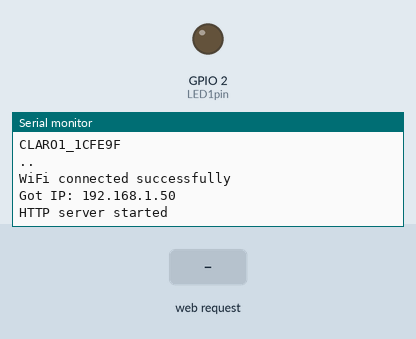
Bench run of a sketch on a simulated ESP32. Parts: output pins drawn as LEDs (lit = HIGH), the last lines printed to the serial monitor. The test bench sets the inputs (shaded band). WiFi joins after 1.5 s; servers stay silent unless stated.

Above: at 3.3 s.
3.4 s: HTTP request GET / received
At 3.9 s:
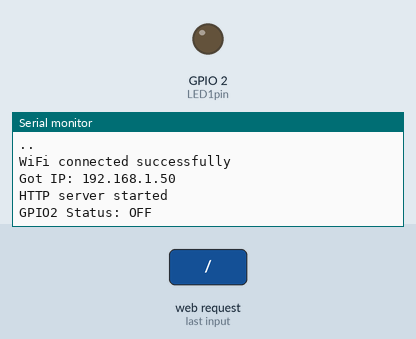
4.9 s: HTTP request GET /led1on received
At 6.2 s:
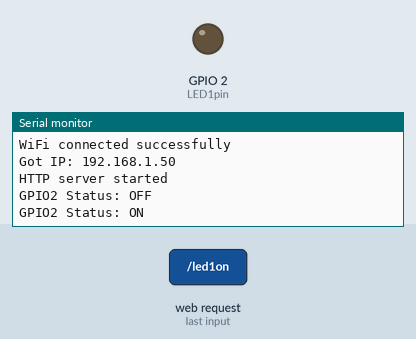

Measured:
- after the input at 3.4 s, the serial monitor: prints a new line at once (image 1)
- after the input at 4.9 s, the serial monitor: prints a new line at once (image 2)

The sketch:

Esp32_PF_18117.ino
```cpp
//Larry Paul Fuentes
#include <WiFi.h>
#include <WebServer.h>
#include <SPIFFS.h>


const char* ssid = "CLARO1_1CFE9F";
const char* password ="485f7wvKFq";
WebServer server(80);  // Object of WebServer(HTTP port, 80 is default)

int parqueo = 0;
int parqueolibre = 1;
int parqueo2libre = 1;
int parqueo3libre =1;
int parqueo4libre = 1;

uint8_t LED1pin = 2;
bool LED1status = LOW;

//********************************
// Configuración
//********************************
void setup() {
  Serial.begin(115200);
  Serial2.begin(115200, SERIAL_8N1, 16, 17);

  while (!Serial);
  while (!Serial2);

  Serial.println("Try Connecting to ");
  Serial.println(ssid);

  pinMode(LED1pin, OUTPUT);

  // Connect to your wi-fi modem
  WiFi.begin(ssid, password);

  // Check wi-fi is connected to wi-fi network
  while (WiFi.status() != WL_CONNECTED) {
    delay(1000);
    Serial.print(".");
  }
  Serial.println("");
  Serial.println("WiFi connected successfully");
  Serial.print("Got IP: ");
  Serial.println(WiFi.localIP());  //Show ESP32 IP on serial

  server.on("/", handle_OnConnect); // Directamente desde e.g. 192.168.0.8
  server.on("/led1on", handle_led1on);
  server.on("/led1off", handle_led1off);

  server.onNotFound(handle_NotFound);

  server.begin();
  Serial.println("HTTP server started");
  delay(100);
}


void loop() {

  server.handleClient();

  if (Serial2.available() > 0) {
    parqueo = Serial2.read();
  }

  if (parqueo == 97) {
    parqueolibre = 0;
  }


  if (parqueo == 99) {
    parqueo2libre = 0;
  }

    if (parqueo == 101){
    parqueo3libre = 0;
  }

  if (parqueo == 103) {
    parqueo4libre = 0;
  }

  if (parqueo == 98) {
    parqueolibre = 1;
  }


  if (parqueo == 100) {
    parqueo2libre = 1;
  }

  if (parqueo == 102) {
    parqueo3libre = 1;
  }


  if (parqueo == 104) {
    parqueo4libre = 1;
  }


}


void handle_OnConnect() {
  LED1status = LOW;
  Serial.println("GPIO2 Status: OFF");
  server.send(200, "text/html", SendHTML(LED1status));
}


void handle_led1on() {
  LED1status = HIGH;
  Serial.println("GPIO2 Status: ON");
  server.send(200, "text/html", SendHTML(LED1status));
}


void handle_led1off() {
  LED1status = LOW;
  Serial.println("GPIO2 Status: OFF");
  server.send(200, "text/html", SendHTML(LED1status));
}


String SendHTML(uint8_t led1stat) {
  String ptr = "<!DOCTYPE html> <html>\n";
  ptr += "<head><meta name=\"viewport\" content=\"width=device-width, initial-scale=1.0, user-scalable=no\">\n";
  ptr += "<title>Proyecto 4</title>\n";
  ptr += "<body bgcolor=#dddddd>";
  ptr += "<style>html { font-family: Helvetica; display: inline-block; margin: 0px auto; text-align: center;}\n";
  ptr += "body {margin-top: 50px;} h1 {color: #FFFFFF;margin: 50px auto 30px;}  h4 {color: #FFFFFF;margin: 15px;} h3 {color: #FFFFFF;margin-bottom: 15px;}\n";
  ptr += "table {";
  ptr += "  font-family: Helvetica, sans-serif;";
  ptr += "  border-collapse: collapse;";
  ptr += "  width: 100%;";
  ptr += "  margin: 50px auto 30px;";
  ptr += "  text-align: left;";
  ptr += "}";
  ptr += "td, th {";
  ptr += " border: 1px solid #101010;";
  ptr += " text-align: center;";
  ptr += " padding: 8px;  ";
  ptr += "  background-color: #008080;";
  ptr += "}";
  ptr += "tr:nth-child(even) {";
  ptr += "  background-color: #dddddd;";
  ptr += "}  ";
  ptr += ".button {display: block;width: 80px;background-color: #3498db;border: none;color: white;padding: 13px 30px;text-decoration: none;font-size: 25px;margin: 0px auto 35px;cursor: pointer;border-radius: 4px;}\n";
  ptr += ".button-on {background-color: #3498db;}\n";
  ptr += ".button-on:active {background-color: #2980b9;}\n";
  ptr += ".button-off {background-color: #34495e;}\n";
  ptr += ".button-off:active {background-color: #2c3e50;}\n";
  ptr += "p {font-size: 14px;color: #888;margin-bottom: 10px;}\n";
  ptr += "</style>\n";
ptr += "<script>\n";
ptr += "<!--\n";
ptr += "function timedRefresh(timeoutPeriod) {\n";
ptr += "\tsetTimeout(\"location.reload(true);\",timeoutPeriod);\n";
ptr += "}\n";
ptr += "\n";
ptr += "window.onload = timedRefresh(1000);\n";
ptr += "\n";
ptr += "//   -->\n";
ptr += "</script>";
  ptr += "</head>\n";
  ptr += "<body>\n";
  ptr += "<h1>Parqueos</h1>\n";
  ptr += "<h3>LARRY PAUL FUENTES</h3>\n";
  ptr += "<h4>Proyecto 4 </h1>\n";
 ptr += "<h2>Parqueos</h2>";

ptr += "<table>";
 ptr += " <tr>";
 ptr += "   <th>Parqueo</th>";
 ptr += "   <th>Estado</th>";
ptr += "  </tr>";
ptr += "  <tr>";
ptr += "    <td>Parqueo 1</td>";
ptr += "    <td>Libre</td>";
ptr += "  </tr>";
ptr += "  <tr>";
ptr += "    <td>Parqueo 2</td>";
 ptr += "   <td>Libre</td>";
 ptr += " </tr>";
ptr += "  <tr>";
ptr += "    <td>Parqueo 3</td>";
ptr += "    <td>Libre</td>";
ptr += "  </tr>";
ptr += "  <tr>";
ptr += "    <td>Parqueo 4</td>";
ptr += "    <td>Libre</td>";
ptr += "  </tr>";


ptr += "</table>";


 if (led1stat)
  {

    ptr += "<p>Presione el boton para refrescar la pagina.</p><a class=\"button button-off\" href=\"/led1off\">ACT</a>\n";
  }
  else
  {
    ptr += "<p>Presione el boton para refrescar la pagina.</p><a class=\"button button-on\" href=\"/led1on\">ACT</a>\n";
  }
  ptr += "</body>\n";
  ptr += "</html>\n";
  return ptr;
}

//********************************
// Handler de not found
//********************************
void handle_NotFound() {
  server.send(404, "text/plain", "Not found");
}
```
